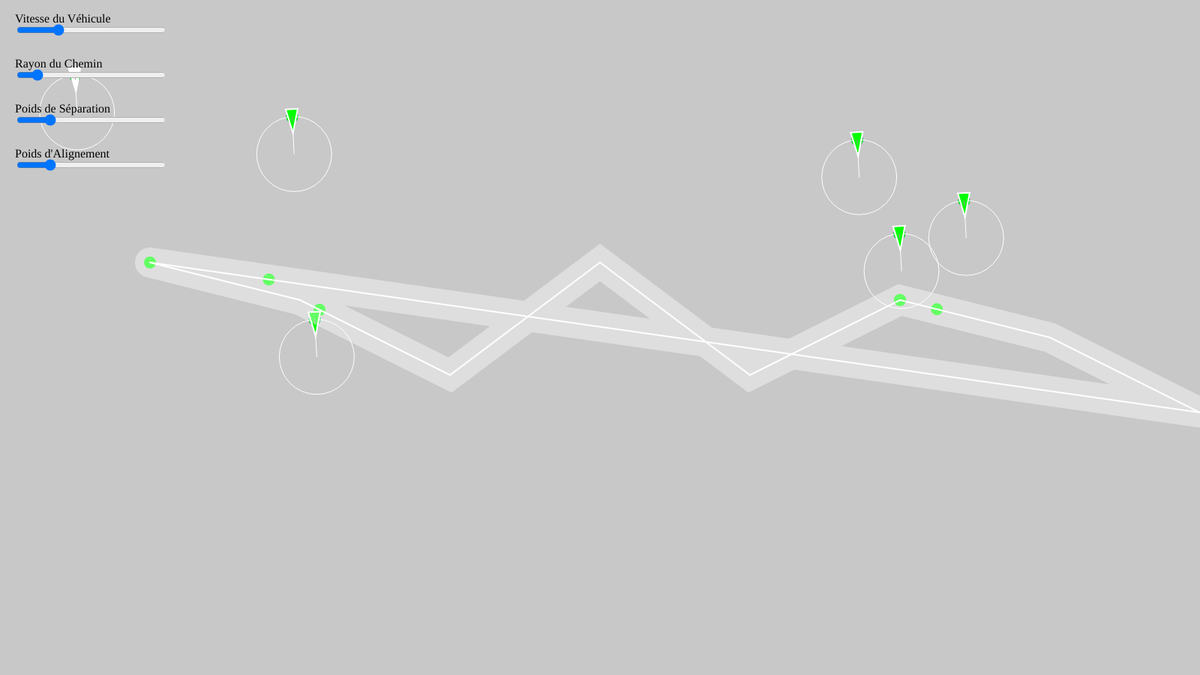
Frame 1 (no input)
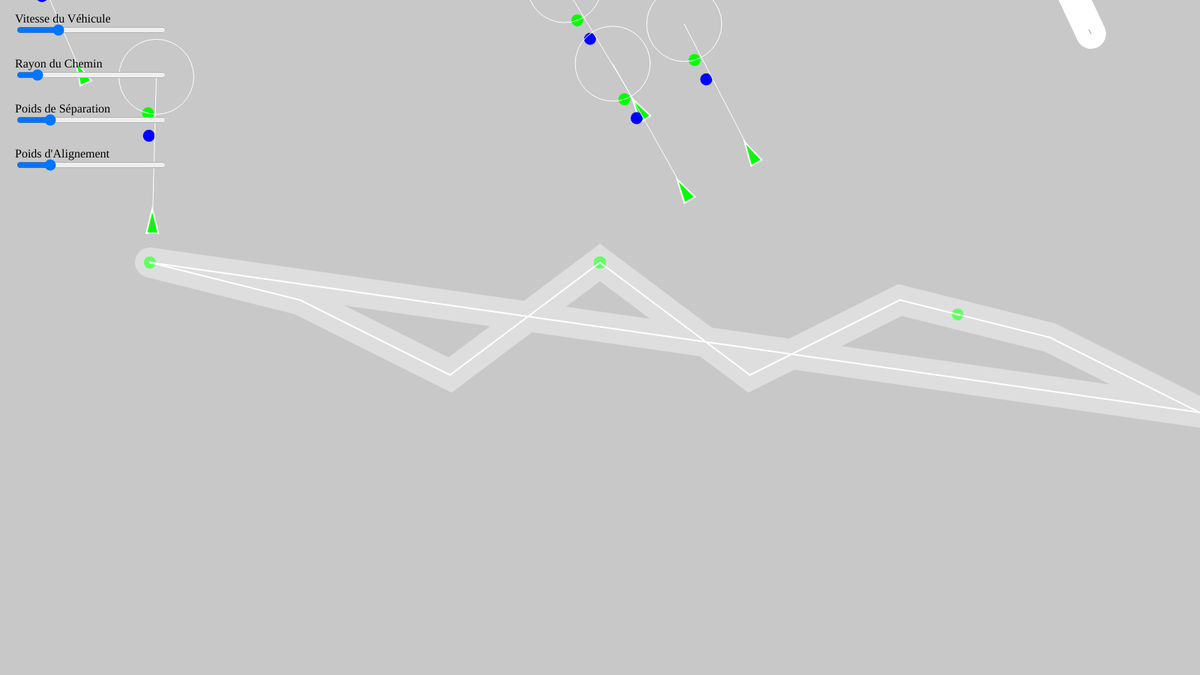
Frame 60 (no input)
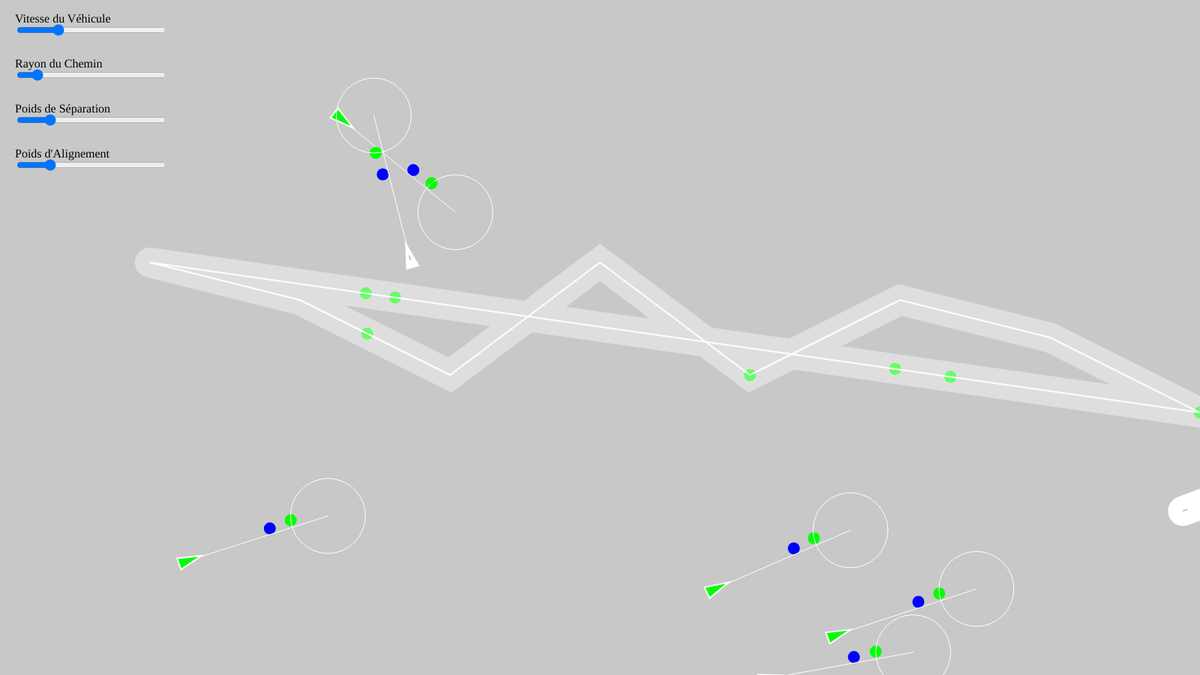
Frame 120 (the mouse pressed at the canvas centre since frame 60)

The p5.js sketch that drew these frames (run headless with seeded random() and noise() and a simulated clock; from frame 60 on, the mouse is pressed at the canvas centre):

// p5.js sketch
// ── sketch.js
// Path Following (Path Following)
// The Nature of Code
// The Coding Train / Daniel Shiffman
// https://youtu.be/LrnR6dc2IfM
// https://thecodingtrain.com/learning/nature-of-code/5.7-path-following.html

// Path Following: https://editor.p5js.org/codingtrain/sketches/dqM054vBV
// Complex Path: https://editor.p5js.org/codingtrain/sketches/2FFzvxwVt

//let vehicle;
let vehicles = [];
let path;
let speedSlider, radiusSlider;
let separationWeightSlider, alignmentWeightSlider;

function setup() {
  createCanvas(1600, 900);

  // sliders
  createP('Vitesse du Véhicule').position(20, 0);
  speedSlider = createSlider(1, 20, 6);
  speedSlider.position(20, 30);
  speedSlider.style('width', '200px');

  createP('Rayon du Chemin').position(20, 60);
  radiusSlider = createSlider(10, 100, 20);
  radiusSlider.position(20, 90);
  radiusSlider.style('width', '200px');

  createP('Poids de Séparation').position(20, 120);
  separationWeightSlider = createSlider(0, 5, 1, 0.1);
  separationWeightSlider.position(20, 150);
  separationWeightSlider.style('width', '200px');

  createP('Poids d\'Alignement').position(20, 180);
  alignmentWeightSlider = createSlider(0, 5, 1, 0.1);
  alignmentWeightSlider.position(20, 210);
  alignmentWeightSlider.style('width', '200px');

  let initialVehicle = new Vehicle(100, 100);
  vehicles.push(initialVehicle);
  //vehicle = new Vehicle(100, 100);
  // vehicle.vel.x = 2;
  // path = new Path(0, height / 2, width, height / 2);
  const pathPoints = [
    createVector(200, height / 2 - 100),
    createVector(400, height / 2 - 50),
    createVector(600, height / 2 + 50),
    createVector(800, height / 2 - 100),
    createVector(1000, height / 2 + 50),
    createVector(1200, height / 2 - 50),
    createVector(1400, height / 2),
    createVector(1600, height / 2 + 100),
    createVector(200, height / 2 - 100) 
  ];
  
  path = new Path(pathPoints);

  // Ajouter les véhicules avec le comportement wander
    for (let i = 0; i < 5; i++) {
      let wanderVehicle = new Vehicle(random(width), random(height), color(0, 255, 0)); // Green vehicles
      vehicles.push(wanderVehicle);
    }
}

function draw() {
  background(200);

  path.radius = radiusSlider.value();

  //vehicle.maxSpeed = speedSlider.value();

  // path.end.y = mouseY;

  for (let vehicle of vehicles) {
    vehicle.maxSpeed = speedSlider.value();
    vehicle.separationWeight = separationWeightSlider.value(); 
    vehicle.alignmentWeight = alignmentWeightSlider.value(); 
    vehicle.applyForce(vehicle.follow(path));
    vehicle.edges();
    vehicle.wander();
    vehicle.update();
    vehicle.show();
  }

/*   let force = vehicle.follow(path);
  vehicle.applyForce(force);

  vehicle.edges();
  vehicle.update();
  vehicle.show(); */

  path.show();
}

function mousePressed() {
  let newVehicle = new Vehicle(mouseX, mouseY);
  vehicles.push(newVehicle);
}

// Ajouter un véhicule qui est rapid et en rouge
function keyPressed() {
  if (key === 'R' || key === 'r') { 
    let fastVehicle = new Vehicle(mouseX, mouseY);
    fastVehicle.maxSpeed = 15; 
    fastVehicle.color = color(255, 0, 0); 
    vehicles.push(fastVehicle);
  }
}

// ── path.js
/* 
class Path {
    constructor(x1, y1, x2, y2) {
      this.start = createVector(x1, y1);
      this.end = createVector(x2, y2);
      this.radius = 20;
    }
  
    show() {
      stroke(255);
      strokeWeight(2);
      line(this.start.x, this.start.y, this.end.x, this.end.y);
  
      stroke(255, 100);
      strokeWeight(this.radius * 2);
      line(this.start.x, this.start.y, this.end.x, this.end.y);
    }
  } */
    class Path {
      constructor(points) {
        this.points = points; 
        this.radius = 20; 
      }
    
      show() {
        stroke(255);
        strokeWeight(2);
        noFill();
        
        beginShape();
        for (let p of this.points) {
          vertex(p.x, p.y);
        }
        endShape();
        
        stroke(255, 100);
        strokeWeight(this.radius * 2);
        beginShape();
        for (let p of this.points) {
          vertex(p.x, p.y);
        }
        endShape();
      }
    }
  
// ── vehicle.js
// Path Following (Path Following)
// The Nature of Code
// The Coding Train / Daniel Shiffman
// https://youtu.be/LrnR6dc2IfM
// https://thecodingtrain.com/learning/nature-of-code/5.7-path-following.html

// Path Following: https://editor.p5js.org/codingtrain/sketches/dqM054vBV
// Complex Path: https://editor.p5js.org/codingtrain/sketches/2FFzvxwVt

// on v1 qui part de pos et va vers a,
// on a v2 qui part pos et va vers b
// renvoie le point b projeté sur v1
/* function findProjection(pos, a, b) {
  let v1 = p5.Vector.sub(a, pos);
  let v2 = p5.Vector.sub(b, pos);
  v2.normalize();
  let sp = v1.dot(v2);
  v2.mult(sp);
  v2.add(pos);
  return v2;
} */
  function findProjection(pos, a, b) {
    let v1 = p5.Vector.sub(b, a); 
    let v2 = p5.Vector.sub(pos, a); 
    let sp = v1.dot(v2) / v1.dot(v1);
    if (sp < 0) return a.copy(); 
    if (sp > 1) return b.copy(); 
    v1.mult(sp);
    return p5.Vector.add(a, v1); 
  }

class Vehicle {
  constructor(x, y, color = [255]) {
    this.pos = createVector(x, y);
    this.prevPos = this.pos.copy();
    this.vel = createVector(0, 0);
    this.acc = createVector(0, 0);
    this.maxSpeed = 6;
    this.maxForce = 0.1;
    this.r = 16;
    this.color = color;
    this.separationWeight = 1; 
    this.alignmentWeight = 1;

    // Wander
    this.distanceCercle = 150;
    this.wanderRadius = 50;
    this.wanderTheta = PI / 2;
    this.displaceRange = 0.3;
  }

  wander() {
    let noiseValue = noise(this.wanderTheta);
    this.wanderTheta += map(noiseValue, 0, 1, -this.displaceRange, this.displaceRange);

    let wanderPoint = this.vel.copy();
    wanderPoint.setMag(this.distanceCercle);
    wanderPoint.add(this.pos);

    fill(0, 255, 0);
    noStroke();
    circle(wanderPoint.x, wanderPoint.y, 16);

    let theta = this.wanderTheta + this.vel.heading();
    let x = this.wanderRadius * cos(theta);
    let y = this.wanderRadius * sin(theta);

    wanderPoint.add(x, y);

    noFill();
    stroke(255);
    circle(wanderPoint.x, wanderPoint.y, this.wanderRadius * 2);

    stroke(255);
    line(this.pos.x, this.pos.y, wanderPoint.x, wanderPoint.y);

    let steer = p5.Vector.sub(wanderPoint, this.pos);
    steer.setMag(this.maxSpeed);
    this.applyForce(steer);
  }

  follow(path) {
    // Path following algorithm here!!

    // Step 1 calculate future position
    let future = this.vel.copy();
    // dans 20 frames d'animation
    future.mult(20);
    future.add(this.pos);

    fill(0, 0, 255); // Blue color for future
    noStroke();
    circle(future.x, future.y, 16);

    // Touver le point le plus proche sur le chemin
    let closestPoint = null;
    let closestDistance = Infinity;

    for (let i = 0; i < path.points.length - 1; i++) {
      let a = path.points[i];
      let b = path.points[i + 1];
      let target = findProjection(future, a, b); // Project future point onto line segment

      let d = p5.Vector.dist(future, target);
      if (d < closestDistance) {
        closestDistance = d;
        closestPoint = target;
      }
    }

    if (closestPoint) {
      fill(0, 255, 0); // Green color for closest point
      noStroke();
      circle(closestPoint.x, closestPoint.y, 16);
    }

    // If the closest distance is greater than the path radius, seek the closest point
    if (closestDistance > path.radius) {
      return this.seek(closestPoint);
    } else {
      return createVector(0, 0); // No steering force needed
    }
  }
  

    // on le dessine en rouge
    // fill(255, 0, 0);

    // on le dessine en bleu
/*     fill(0, 0, 255);

    noStroke();
    circle(future.x, future.y, 16);

    // Step 2 Is future on path?
    // On calcule la projection perpendiculaire du point "futur" sur le chemin
    let target = findProjection(path.start, future, path.end);

    // on le dessine en vert
    fill(0, 255, 0);
    noStroke();
    circle(target.x, target.y, 16);

    // on regarde si la distance entre le point futur et le point projeté
    // est inférieure à la demi largeur du chemin.
    // Si oui, on efait rien, le vehicule est sur la route,
    // si non on fait seek vers le point projeté, pour rapprocher
    // le véhicule de la route
    let d = p5.Vector.dist(future, target);
    if (d > path.radius) {
      return this.seek(target);
    } else {
      return createVector(0, 0);
    }
  } */

  seek(target, arrival = false) {
    let force = p5.Vector.sub(target, this.pos);
    let desiredSpeed = this.maxSpeed;
    if (arrival) {
      let slowRadius = 100;
      let distance = force.mag();
      if (distance < slowRadius) {
        desiredSpeed = map(distance, 0, slowRadius, 0, this.maxSpeed);
      }
    }
    force.setMag(desiredSpeed);
    force.sub(this.vel);
    force.limit(this.maxForce);
    return force;
  }

  applyForce(force) {
    this.acc.add(force);
  }

  update() {
    this.prevPos = this.pos.copy();
    this.vel.add(this.acc);
    this.vel.limit(this.maxSpeed);
    this.pos.add(this.vel);
    this.acc.set(0, 0);
  }

  show() {
    stroke(255);
    strokeWeight(2);
    // fill(255);
    fill(this.color);
    push();
    translate(this.pos.x, this.pos.y);
    rotate(this.vel.heading());
    triangle(-this.r, -this.r / 2, -this.r, this.r / 2, this.r, 0);
    pop();

    stroke(150);
    strokeWeight(1);
    line(this.prevPos.x, this.prevPos.y, this.pos.x, this.pos.y);
    this.prevPos = this.pos.copy();
  }

  edges() {
    if (this.pos.x > width + this.r) {
      this.pos.x = -this.r;
    } else if (this.pos.x < -this.r) {
      this.pos.x = width + this.r;
    }
    if (this.pos.y > height + this.r) {
      this.pos.y = -this.r;
    } else if (this.pos.y < -this.r) {
      this.pos.y = height + this.r;
    }
  }

  applyBehaviors() {
    
    let separationForce = this.separate(vehicles); 
    let alignmentForce = this.align(vehicles); 
    
    separationForce.mult(this.separationWeight);
    alignmentForce.mult(this.alignmentWeight);
    
    this.applyForce(separationForce);
    this.applyForce(alignmentForce);
  }

  separate(vehicles) {
    let desiredSeparation = 25; 
    let steer = createVector(0, 0);
    let count = 0;
  
    for (let other of vehicles) {
      let d = p5.Vector.dist(this.pos, other.pos);
      if (d > 0 && d < desiredSeparation) {
        let diff = p5.Vector.sub(this.pos, other.pos);
        diff.normalize();
        diff.div(d); 
        steer.add(diff);
        count++;
      }
    }
  
    if (count > 0) {
      steer.div(count); // Average the steering forces
    }
  
    if (steer.mag() > 0) {
      steer.setMag(this.maxSpeed);
      steer.sub(this.vel);
      steer.limit(this.maxForce);
    }
  
    return steer;
  }

  align(vehicles) {
    let neighborDist = 50; // Distance to search for neighbors
    let sum = createVector(0, 0);
    let count = 0;
  
    for (let other of vehicles) {
      let d = p5.Vector.dist(this.pos, other.pos);
      if (d > 0 && d < neighborDist) {
        sum.add(other.vel); 
        count++;
      }
    }
  
    if (count > 0) {
      sum.div(count);
      sum.setMag(this.maxSpeed);
      let steer = p5.Vector.sub(sum, this.vel);
      steer.limit(this.maxForce);
      return steer;
    }
  
    return createVector(0, 0);
  }
}
